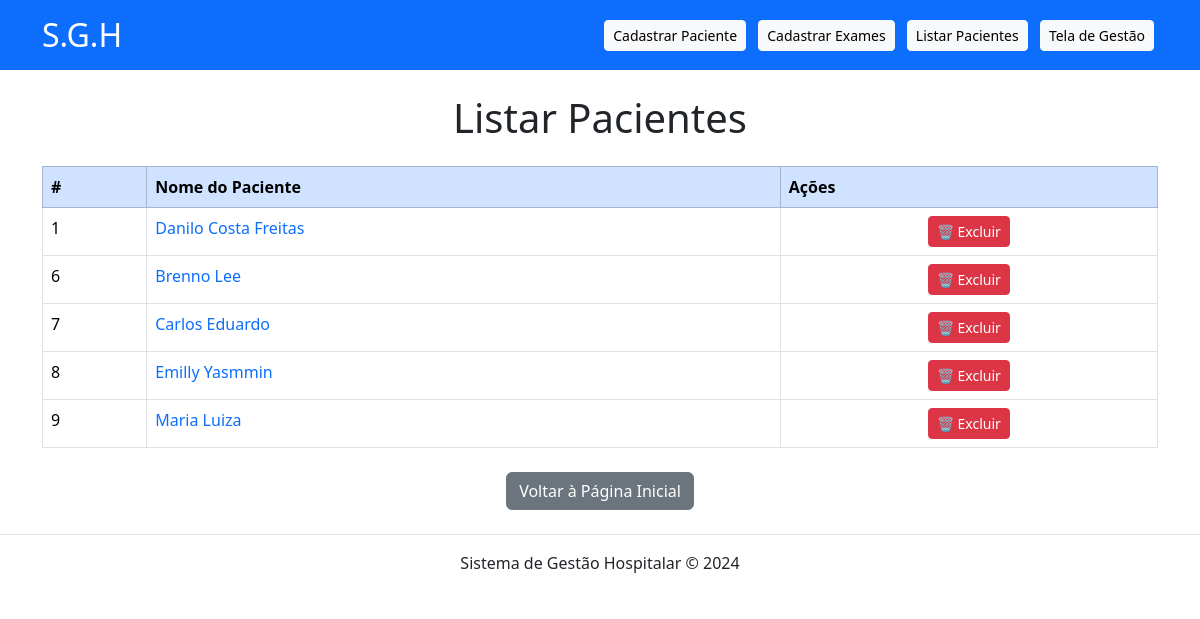
The app's page /listar_pacientes.php with its own data.
### tables this page shows
CREATE TABLE `pacientes` (
  `id_paciente` int(11) NOT NULL,
  `nome` varchar(255) NOT NULL
);

### listar_pacientes.php (the view, shortened to what this page needs)
<?php
    include "conexao.php";
    $sql = "SELECT * FROM pacientes";
    $result = $conn->query($sql);
?>
<!DOCTYPE html>
<html lang="pt-br">
<head>
    <link href="https://cdn.jsdelivr.net/npm/bootstrap@5.3.3/dist/css/bootstrap.min.css" rel="stylesheet">
</head>
<body>
    <header class="bg-primary text-white py-3 mb-4">
        <div class="container d-flex justify-content-between align-items-center">
            <h2 class="m-0">S.G.H</h2>
            <nav>
                <a href="form.html" class="btn btn-light btn-sm mx-1">Cadastrar Paciente</a>
                <a href="exames.html" class="btn btn-light btn-sm mx-1">Cadastrar Exames</a>
                <a href="listar_pacientes.php" class="btn btn-light btn-sm mx-1">Listar Pacientes</a>
                <a href="listar_situacao.php" class="btn btn-light btn-sm mx-1">Tela de Gestão</a>
            </nav>
        </div>
    </header>
    <main class="container">
        <h1 class="text-center mb-4">Listar Pacientes</h1>
        <table class="table table-bordered table-hover">
            <thead class="table-primary">
                <tr>
                    <th>#</th>
                    <th>Nome do Paciente</th>
                    <th>Ações</th>
                </tr>
            </thead>
            <tbody>
                <?php if($result->num_rows > 0): ?>
                    <?php while($paciente = $result->fetch_object()): ?>
                        <tr>
                            <td><?= $paciente->id_paciente ?></td>
                            <td>
                                <a href="historico_paciente.php?id_paciente=<?= $paciente->id_paciente ?>" class="text-decoration-none text-primary">
                                    <?= $paciente->nome ?>
                                </a>
                            </td>
                            <td class="text-center">
                                <a href="delete_pacientes.php?id_paciente=<?= $paciente->id_paciente ?>"
                                   class="btn btn-danger btn-sm"
                                   onclick="return confirm('Tem certeza que deseja excluir este paciente?')">
                                   🗑️ Excluir
                                </a>
                            </td>
                        </tr>
                    <?php endwhile; ?>
                <?php else: ?>
                    <tr>
                        <td colspan="3" class="text-center">Nenhum paciente encontrado</td>
                    </tr>
                <?php endif; ?>
            </tbody>
        </table>
        <div class="text-center mt-4">
            <a href="index.php" class="btn btn-secondary">Voltar à Página Inicial</a>
        </div>
    </main>
    <footer class="text-center py-3 mt-4 border-top">
        <p class="m-0">Sistema de Gestão Hospitalar &copy; 2024</p>
    </footer>
</body>
</html>

### records on screen
pacientes: id_paciente "1", nome "Danilo Costa Freitas"
pacientes: id_paciente "6", nome "Brenno Lee"
pacientes: id_paciente "7", nome "Carlos Eduardo"
pacientes: id_paciente "8", nome "Emilly Yasmmin"
pacientes: id_paciente "9", nome "Maria Luiza"
